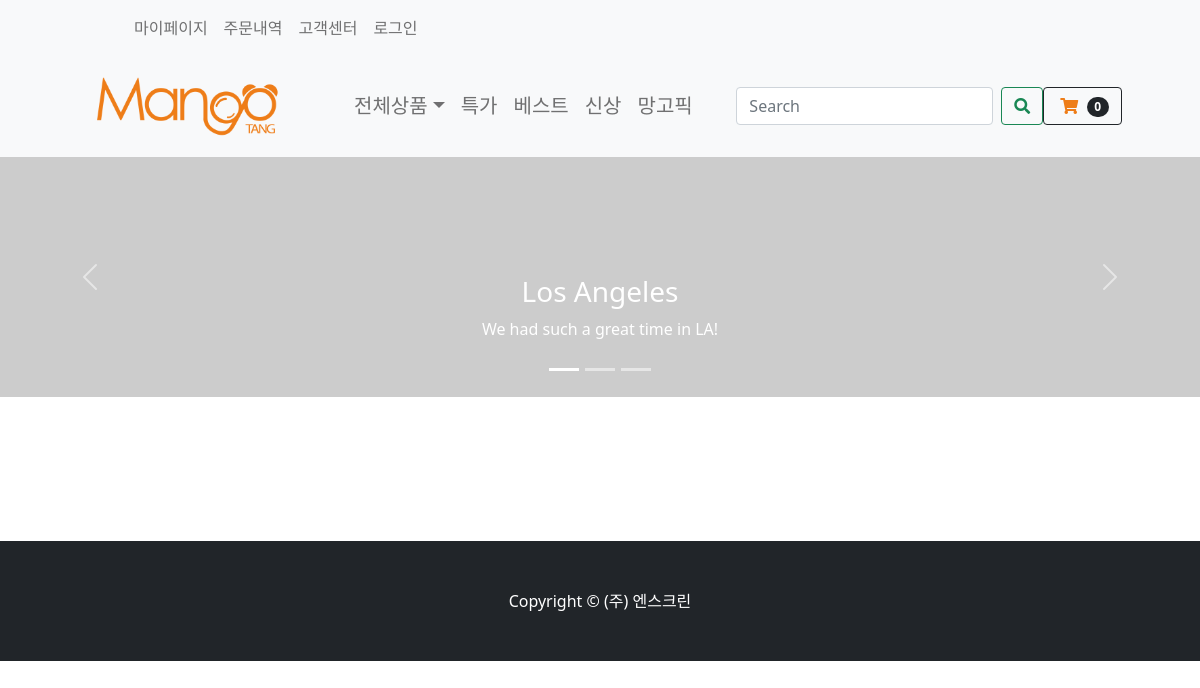
The app's page /, older data.
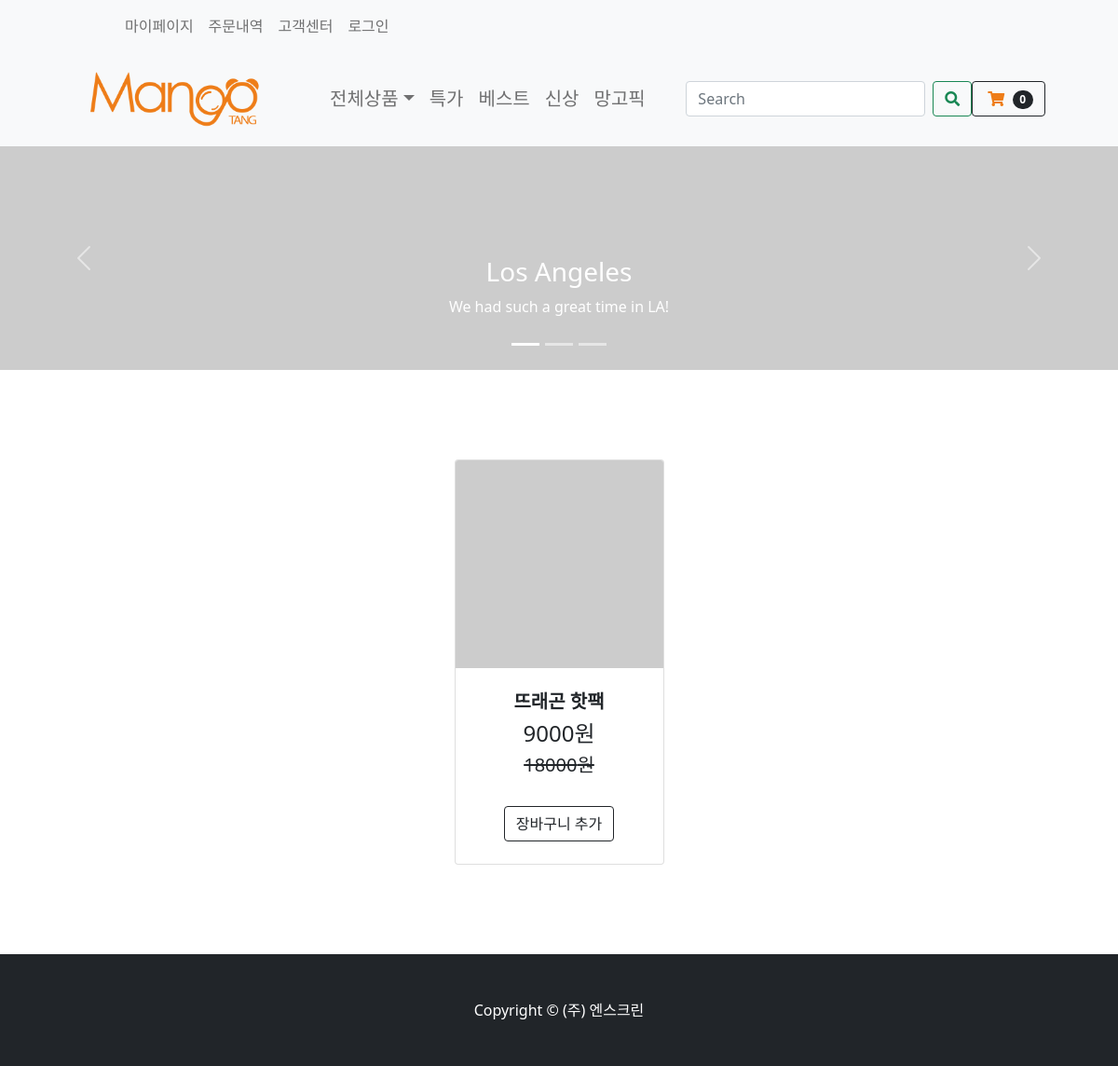
The same page, newer data.
### store/models.py (models this page shows, shortened)
class Product(models.Model):
    product_name = models.CharField(max_length=200)
    price = models.FloatField()
    seller_code = models.IntegerField(null=False)
    price_discount = models.IntegerField(null=True)
    discount = models.IntegerField(null=True)
    stock = models.IntegerField()
    first_title = models.CharField(max_length=200)
    second_title = models.CharField(max_length=200)
    shipment_price = models.IntegerField(blank=True)
    hash_tag = models.CharField(max_length=200)
    option1 = models.CharField(max_length=200, null=True, blank=True)
    option2 = models.CharField(max_length=200, null=True, blank=True)
    option3 = models.CharField(max_length=200, null=True, blank=True)
    option4 = models.CharField(max_length=200, null=True, blank=True)
    option5 = models.CharField(max_length=200, null=True, blank=True)
    collection_tag = models.CharField(max_length=200, null=True)
    item_company = models.CharField(null=False,max_length=200)

### store/views.py (the view)
# urls.py: path('', include('store.urls')),
def store(request):
    products = Product.objects.all() #product 정보 다가져옴
    context = {'products':products}
    return render(request, 'store/store.html', context)

### store/templates/store/store.html
{% extends 'store/main.html' %}
{% load static %}
{% block content %}
    {% include "store/carousel.html" %}
    <section class="py-5">
        <div class="container px-4 px-lg-5 mt-5">
            <div class="row gx-4 gx-lg-5 row-cols-2 row-cols-md-3 row-cols-xl-4 justify-content-center">
                {% for product in products %}
                <div class="col mb-5">
                    <div class="card h-100">
                        <a href="{% url 'product_detail' %}">
                            <img class="card-img-top" src="https://dummyimage.com/1000x1000/dee2e6/6c757d.jpg" alt="..."/>
                        </a>
                        <div class="card-body p-4">
                            <div class="text-center">
                                <h5 class="fw-bolder">{{ product.product_name }}</h5>
                                <h4>{{ product.price_discount }}원</h4><h5 class="text-decoration-line-through">{{ product.price | floatformat:0}}원</h5>
                            </div>
                        </div>
                        <div class="card-footer p-4 pt-0 border-top-0 bg-transparent">
                            <div class="text-center"><a class="btn btn-outline-dark mt-auto" href="#">장바구니 추가</a>
                            </div>
                        </div>
                    </div>
                </div>
                {% endfor %}
            </div>
        </div>
    </section>
{% endblock content %}

Row changes from the older to the newer data that the page shows:
added Product: product_name "뜨래곤 핫팩", price_discount "9000", price "18000"
